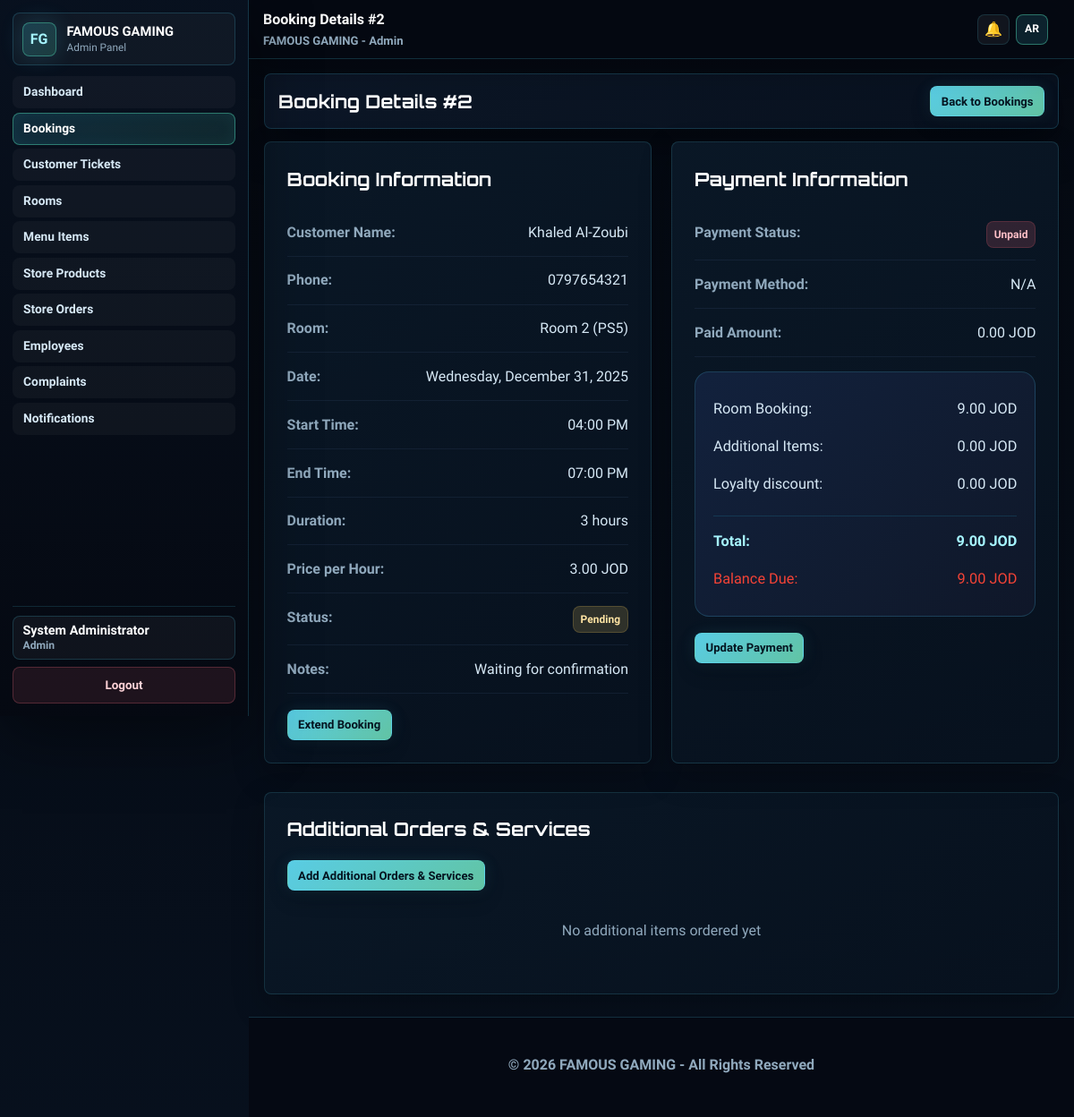
Screenshot of /admin/booking_details.php?id=2 (signed in) with the database file from the repository.
### tables this page shows
CREATE TABLE `bookings` (
    `id` INT PRIMARY KEY AUTO_INCREMENT,
    `booking_code` VARCHAR(40) NULL UNIQUE,
    `customer_name` VARCHAR(100) NOT NULL,
    `phone` VARCHAR(20) NOT NULL,
    `customer_session_token` VARCHAR(64) NULL,
    `user_id` INT NULL,
    `room_id` INT NOT NULL,
    `booking_date` DATE NOT NULL,
    `start_time` TIME NOT NULL,
    `hours` INT NOT NULL,
    `end_time` TIME GENERATED ALWAYS AS (ADDTIME(`start_time`, SEC_TO_TIME(`hours` * 3600))) STORED,
    `total_price` DECIMAL(10,2) NOT NULL,
    `additional_items_total` DECIMAL(10,2) DEFAULT 0.00,
    `final_total` DECIMAL(10,2) GENERATED ALWAYS AS (`total_price` + IFNULL(`additional_items_total`, 0)) STORED,
    `loyalty_points_earned` INT NOT NULL DEFAULT 0,
    `loyalty_points_redeemed` INT NOT NULL DEFAULT 0,
    `loyalty_discount` DECIMAL(10,2) NOT NULL DEFAULT 0.00,
    `status` VARCHAR(20) NOT NULL DEFAULT 'Pending',
    `payment_status` VARCHAR(20) DEFAULT 'Unpaid',
    `payment_method` VARCHAR(20) DEFAULT NULL,
    `paid_amount` DECIMAL(10,2) DEFAULT 0.00,
    `notes` TEXT,
    `created_at` TIMESTAMP DEFAULT CURRENT_TIMESTAMP,
    `updated_at` TIMESTAMP DEFAULT CURRENT_TIMESTAMP ON UPDATE CURRENT_TIMESTAMP,
    FOREIGN KEY (`room_id`) REFERENCES `rooms`(`id`) ON DELETE CASCADE,
    INDEX `idx_customer_session_token` (`customer_session_token`),
    INDEX `idx_booking_user_id` (`user_id`),
    INDEX `idx_booking_datetime` (`room_id`, `booking_date`, `start_time`, `end_time`)
);

CREATE TABLE `rooms` (
    `id` INT PRIMARY KEY AUTO_INCREMENT,
    `room_name` VARCHAR(100) NOT NULL,
    `room_type` VARCHAR(50) NOT NULL,
    `price_per_hour` DECIMAL(10,2) NOT NULL,
    `status` VARCHAR(20) NOT NULL DEFAULT 'Available',
    `services` TEXT,
    `description` TEXT,
    `image_path` VARCHAR(255) DEFAULT NULL,
    `image_uploaded_at` TIMESTAMP NULL DEFAULT NULL,
    `created_at` TIMESTAMP DEFAULT CURRENT_TIMESTAMP,
    `updated_at` TIMESTAMP DEFAULT CURRENT_TIMESTAMP ON UPDATE CURRENT_TIMESTAMP
);

### admin/booking_details.php (the view, shortened to what the rows shown need)
<?php
require_once 'auth_check.php';
$booking_id = isset($_GET['id']) ? intval($_GET['id']) : 0;
$booking_query = "SELECT b.*, r.room_name, r.room_type, r.price_per_hour
                  FROM bookings b
                  JOIN rooms r ON b.room_id = r.id
                  WHERE b.id = ?";
$stmt = mysqli_prepare($conn, $booking_query);
mysqli_stmt_bind_param($stmt, "i", $booking_id);
mysqli_stmt_execute($stmt);
$result = mysqli_stmt_get_result($stmt);
$booking = mysqli_fetch_assoc($result);
$booking_final_total = isset($booking['final_total'])
    ? (float)$booking['final_total']
    : ((float)$booking['total_price'] + (float)($booking['additional_items_total'] ?? 0));
$booking_loyalty_discount = (float)($booking['loyalty_discount'] ?? 0);
$booking_payable_total = max(0, $booking_final_total - $booking_loyalty_discount);
$page_title = t('admin_booking_details', ['id' => $booking['id']]);
include 'includes/header.php';
?>
    <div class="content">
        <div class="container">
            <div class="page-header">
                <h1><?php echo t('admin_booking_details', ['id' => $booking['id']]); ?></h1>
                <a href="bookings_full_crud.php" class="btn btn-secondary"><?php echo t('admin_action_back_to_bookings'); ?></a>
            </div>
            <div class="grid-2">
                <div class="card">
                    <h2><?php echo t('admin_booking_information'); ?></h2>
                    <div class="info-row">
                        <span class="info-label"><?php echo t('admin_field_customer_name'); ?>:</span>
                        <span class="info-value"><?php echo htmlspecialchars($booking['customer_name']); ?></span>
                    </div>
                    <div class="info-row">
                        <span class="info-label"><?php echo t('admin_field_phone'); ?>:</span>
                        <span class="info-value"><?php echo htmlspecialchars($booking['phone']); ?></span>
                    </div>
                    <div class="info-row">
                        <span class="info-label"><?php echo t('admin_field_room'); ?>:</span>
                        <span class="info-value"><?php echo htmlspecialchars($booking['room_name']); ?> (<?php echo htmlspecialchars($booking['room_type']); ?>)</span>
                    </div>
                    <div class="info-row">
                        <span class="info-label"><?php echo t('admin_field_date'); ?>:</span>
                        <span class="info-value"><?php echo date('l, F j, Y', strtotime($booking['booking_date'])); ?></span>
                    </div>
                    <div class="info-row">
                        <span class="info-label"><?php echo t('admin_start_time'); ?>:</span>
                        <span class="info-value"><?php echo date('h:i A', strtotime($booking['start_time'])); ?></span>
                    </div>
                    <div class="info-row">
                        <span class="info-label"><?php echo t('admin_end_time'); ?>:</span>
                        <span class="info-value"><?php echo date('h:i A', strtotime($booking['end_time'])); ?></span>
                    </div>
                    <div class="info-row">
                        <span class="info-label"><?php echo t('admin_field_duration'); ?>:</span>
                        <span class="info-value"><?php echo translated_hours_label($booking['hours']); ?></span>
                    </div>
                    <div class="info-row">
                        <span class="info-label"><?php echo t('admin_price_per_hour'); ?>:</span>
                        <span class="info-value"><?php echo number_format($booking['price_per_hour'], 2); ?> JOD</span>
                    </div>
                    <div class="info-row">
                        <span class="info-value">
                            <span class="status-badge status-<?php echo strtolower($booking['status']); ?>">
                                <?php echo htmlspecialchars(t('status_' . strtolower($booking['status']), [], $booking['status'])); ?>
                            </span>
                        </span>
                    </div>
                    <?php if ($booking['notes']): ?>
                    <div class="info-row">
                        <span class="info-label"><?php echo t('admin_notes'); ?>:</span>
                        <span class="info-value"><?php echo htmlspecialchars($booking['notes']); ?></span>
                    </div>
                    <?php endif; ?>
                </div>
                <div class="card">
                    <h2><?php echo t('admin_payment_information'); ?></h2>
                    <div class="info-row">
                        <span class="info-value">
                            <span class="status-badge payment-<?php echo strtolower($booking['payment_status']); ?>">
                                <?php echo htmlspecialchars(t('status_' . strtolower($booking['payment_status']), [], $booking['payment_status'])); ?>
                            </span>
                        </span>
                    </div>
                    <div class="info-row">
                        <span class="info-label"><?php echo t('admin_paid_amount'); ?>:</span>
                        <span class="info-value"><?php echo number_format($booking['paid_amount'], 2); ?> JOD</span>
                    </div>
                    <div class="total-summary">
                        <div class="total-row">
                            <span><?php echo t('admin_room_booking'); ?>:</span>
                            <span><?php echo number_format($booking['total_price'], 2); ?> JOD</span>
                        </div>
                        <div class="total-row">
                            <span><?php echo t('admin_additional_items'); ?>:</span>
                            <span><?php echo number_format((float)($booking['additional_items_total'] ?? 0), 2); ?> JOD</span>
                        </div>
                        <div class="total-row">
                            <span><?php echo t('loyalty_discount'); ?>:</span>
                            <span><?php echo number_format($booking_loyalty_discount, 2); ?> JOD</span>
                        </div>
                        <div class="total-row final">
                            <span><?php echo t('admin_total_label'); ?>:</span>
                            <span><?php echo number_format($booking_payable_total, 2); ?> JOD</span>
                        </div>
                        <?php if ($booking_payable_total > $booking['paid_amount']): ?>
                        <div class="total-row" style="color: #f44336;">
                            <span><?php echo t('admin_balance_due'); ?>:</span>
                            <span><?php echo number_format($booking_payable_total - $booking['paid_amount'], 2); ?> JOD</span>
                        </div>
                        <?php endif; ?>
                    </div>
                </div>
            </div>
            <div class="card">
                <h2><?php echo t('admin_orders_services'); ?></h2>
            </div>
        </div>
    </div>
<?php
include 'includes/footer.php';
?>

### admin/includes/header.php (shortened to what the rows shown need)
<!DOCTYPE html>
<html lang="<?php echo htmlspecialchars(site_language(), ENT_QUOTES, 'UTF-8'); ?>" dir="<?php echo htmlspecialchars(site_direction(), ENT_QUOTES, 'UTF-8'); ?>">
<head>
    <link rel="stylesheet" href="<?php echo htmlspecialchars(site_url('admin/css/admin.css'), ENT_QUOTES, 'UTF-8'); ?>?v=3.4">
</head>
<body class="admin-body <?php echo site_is_rtl() ? 'admin-rtl' : 'admin-ltr'; ?>">
    <div class="admin-shell">
        <div class="admin-main">
            <header class="admin-topbar">
                <div class="admin-topbar-inner">
                    <div class="admin-topbar-title">
                        <strong><?php echo isset($page_title) ? htmlspecialchars($page_title, ENT_QUOTES, 'UTF-8') : t('admin_panel_title'); ?></strong>
                        <span><?php echo t('admin_brand'); ?></span>
                    </div>
                </div>
            </header>

### rows the page displays
bookings: id "Booking Details #2", customer_name "Khaled Al-Zoubi", phone "0797654321", room.room_name "Room 2", room.room_type "PS5", booking_date "Wednesday, December 31, 2025", start_time "04:00 PM", end_time "07:00 PM", room.price_per_hour "3.00", status "Pending", notes "Waiting for confirmation", payment_status "Unpaid", paid_amount "0.00", total_price "9.00", additional_items_total "0.00", loyalty_discount "0.00", final_total "9.00", $booking_payable_total-$booking['paid_amount'] "9.00"

### other values shown
t('brand_name') "FAMOUS GAMING"
t('admin_panel_title') "Admin Panel"
$nav_item['label'] "Dashboard"
$nav_item['label'] "Bookings"
$nav_item['label'] "Customer Tickets"
$nav_item['label'] "Rooms"
$nav_item['label'] "Menu Items"
$nav_item['label'] "Store Products"
$nav_item['label'] "Store Orders"
$nav_item['label'] "Employees"
$nav_item['label'] "Complaints"
$nav_item['label'] "Notifications"
$admin_display_name "System Administrator"
t('admin_nav_logout') "Logout"
t('admin_brand') "FAMOUS GAMING - Admin"
